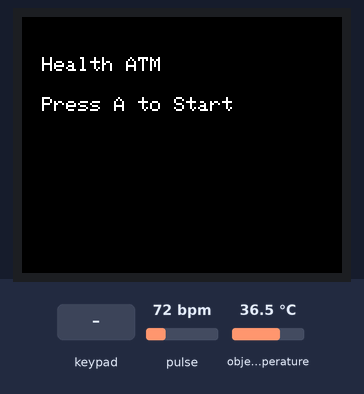
Bench run of a sketch on a simulated Arduino Uno, built with avr-gcc and run on an emulated ATmega328P. On the bench: 160×128 colour display. Inputs (shaded band) come from the test bench; at power-on: pulse 72 bpm, object temperature 36.5 °C. Random numbers use the default seed unless the sketch sets one; what the sketch prints to the serial monitor is not drawn.

Above: at 1.4 s.
1.5 s: key 'A' pressed
At 2.4 s:
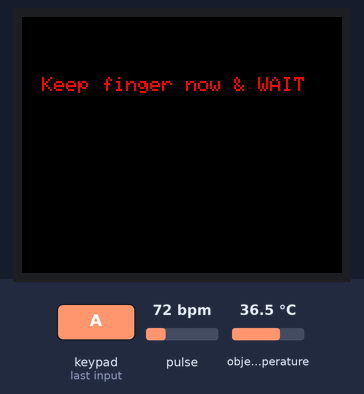
At 4.8 s:
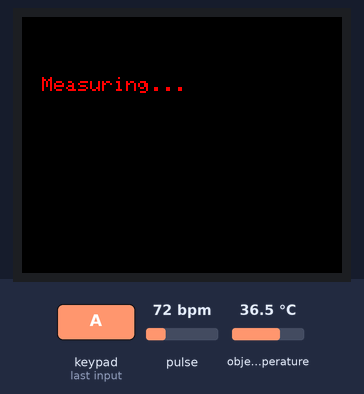
Timing chart, 0 to 6.3 s (numbered marks = the images above; inputs shaded):
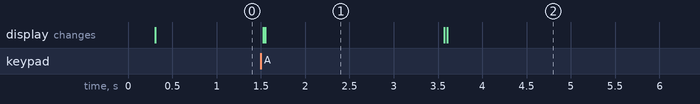

Measured:
- after the input at 1.5 s, the display: first changes at once (image 1 shows a later state)
- what the display in image 1 shows lasts 2.1 s, from 1.5 s to 3.6 s

The sketch:

indiservo.ino
```cpp
#include <Wire.h>
#include <Adafruit_GFX.h>
#include <Adafruit_ST7735.h>  // TFT Display
#include <SPI.h>
#include "MAX30105.h"         // MAX30102 Sensor
#include <Adafruit_MLX90614.h> // MLX90614 Temp Sensor
#include <Keypad.h>
#include <Adafruit_PWMServoDriver.h> // PCA9685 Servo Driver

// TFT Display Pins
#define TFT_CS    10
#define TFT_DC    9
#define TFT_RST   8

Adafruit_ST7735 tft = Adafruit_ST7735(TFT_CS, TFT_DC, TFT_RST);
MAX30105 particleSensor;
Adafruit_MLX90614 mlx = Adafruit_MLX90614();
Adafruit_PWMServoDriver pwm = Adafruit_PWMServoDriver(0x40); // PCA9685 at default I2C address

// Keypad Setup (Corrected Pins)
const byte ROWS = 4;
const byte COLS = 4;

char keys[ROWS][COLS] = {
  {'1', '2', '3', 'A'},
  {'4', '5', '6', 'B'},
  {'7', '8', '9', 'C'},
  {'*', '0', '#', 'D'}
};

// Updated Row & Column Pins
byte rowPins[ROWS] = {6, 7, A0, A1};  // Row Pins
byte colPins[COLS] = {2, 3, 4, 5};    // Column Pins

Keypad keypad = Keypad(makeKeymap(keys), rowPins, colPins, ROWS, COLS);

// Medicine Menu
const char* medicines[] = {"Ibuprofen", "Paracetamol", "Vitamin C"};
int selectedIndex = 0;  // Track selected item

enum State { WELCOME, PLACE_FINGER, MEASURE, SHOW_RESULTS, MEDICINE_MENU, DISPENSING, DISPENSED };
State currentState = WELCOME;

float bpm = 0, spo2 = 0, tempF = 0;
unsigned long startTime = 0;

// Servo channels assigned to medicines
#define IBUPROFEN_SERVO 2
#define PARACETAMOL_SERVO 4
#define VITAMIN_C_SERVO 5


// Servo movement range
#define SERVO_MIN 100
#define SERVO_MAX 500

void setup() {
  Serial.begin(9600);
  Wire.begin();
  pwm.begin();
  pwm.setPWMFreq(50);  // 50Hz for servos

  // Initialize TFT Display
  pinMode(TFT_RST, OUTPUT);
  digitalWrite(TFT_RST, LOW);
  delay(50);
  digitalWrite(TFT_RST, HIGH);
  delay(50);

  tft.initR(INITR_BLACKTAB);
  tft.setRotation(1);  // Set Landscape Mode
  tft.fillScreen(ST77XX_BLACK);
  tft.setTextColor(ST77XX_WHITE);
  tft.setTextSize(1);  // Smaller text size

  mlx.begin();

  if (!particleSensor.begin(Wire, I2C_SPEED_STANDARD)) {
    Serial.println("MAX30102 not found!");
  }
  particleSensor.setup();

  Serial.println("Health ATM Ready!");
  showWelcomeScreen();
}

void loop() {
  char key = keypad.getKey();

  switch (currentState) {
    case WELCOME:
      if (key == 'A') {
        showPlaceFingerScreen();
        currentState = PLACE_FINGER;
      }
      break;

    case PLACE_FINGER:
      if (fingerDetected()) {
        showMeasuringScreen();
        startTime = millis();
        currentState = MEASURE;
      } else {
        showErrorScreen();
      }
      break;

    case MEASURE:
      if (millis() - startTime < 10000) {
        takeMeasurements();
      } else {
        showResultsScreen();
        currentState = SHOW_RESULTS;
      }
      break;

    case SHOW_RESULTS:
      if (key == 'B') {
        currentState = MEDICINE_MENU;
        showMedicineMenu();
      }
      break;

    case MEDICINE_MENU:
      if (key == '2' && selectedIndex > 0) {  // Up
        selectedIndex--;
        showMedicineMenu();
      }
      if (key == '8' && selectedIndex < 3) {  // Down
        selectedIndex++;
        showMedicineMenu();
      }
      if (key == 'C') {
        dispenseMedicine();
      }
      if (key == 'D') {
        currentState = SHOW_RESULTS;
        showResultsScreen();
      }
      break;

    case DISPENSED:
      if (key == '#') {
        currentState = WELCOME;
        showWelcomeScreen();
      }
      break;
  }
}

// Function to check if finger is placed
bool fingerDetected() {
  return particleSensor.check() && particleSensor.getIR() > 50000;
}

// Function to take BPM, SpO2, and Temperature readings
void takeMeasurements() {
  if (fingerDetected()) {
    bpm = random(60, 100);  // Placeholder for actual BPM calculation
    spo2 = random(95, 99);  // Placeholder value
    tempF = mlx.readObjectTempF();
  } else {
    showErrorScreen();
  }
}

// Function to dispense medicine using the correct servo
void dispenseMedicine() {
  tft.fillScreen(ST77XX_BLACK);
  tft.setCursor(10, 30);
  tft.print("Dispensing ");
  tft.println(medicines[selectedIndex]);

  int servoChannel;

  switch (selectedIndex) {
    case 0: servoChannel = IBUPROFEN_SERVO; break;
    case 1: servoChannel = PARACETAMOL_SERVO; break;
    case 2: servoChannel = VITAMIN_C_SERVO; break;
  }

  // Rotate the corresponding servo
  pwm.setPWM(servoChannel, 0, SERVO_MAX);  // Move to dispense position
  delay(300);
  pwm.setPWM(servoChannel, 0, SERVO_MIN);  // Move back
  delay(300);

  showDispensedScreen();
}

// Screen Functions
void showWelcomeScreen() {
  tft.fillScreen(ST77XX_BLACK);
  tft.setCursor(10, 20);
  tft.println("Health ATM");
  tft.setCursor(10, 40);
  tft.println("Press A to Start");
}

void showPlaceFingerScreen() {
  tft.fillScreen(ST77XX_BLACK);
  tft.setCursor(10, 30);
  tft.println("Place Finger");
}

void showMeasuringScreen() {
  tft.fillScreen(ST77XX_BLACK);
  tft.setCursor(10, 30);
  tft.println("Measuring...");
}

void showResultsScreen() {
  tft.fillScreen(ST77XX_BLACK);
  tft.setCursor(10, 10);
  tft.println("Results:");
  tft.setCursor(10, 30);
  tft.print("BPM: "); tft.println(bpm);
  tft.setCursor(10, 50);
  tft.print("SpO2: "); tft.println(spo2);
  tft.setCursor(10, 70);
  tft.print("Temp: "); tft.print(tempF); tft.println("F");
  tft.setCursor(10, 100);
  tft.println("Press B for Meds");
}

void showMedicineMenu() {
  tft.fillScreen(ST77XX_BLACK);
  tft.setCursor(10, 10);
  tft.println("Select Medicine:");

  for (int i = 0; i < 4; i++) {
    tft.setCursor(20, 30 + (i * 15));
    if (i == selectedIndex) {
      tft.print("> ");
    } else {
      tft.print("  ");
    }
    tft.println(medicines[i]);
  }
}

void showDispensedScreen() {
  tft.fillScreen(ST77XX_BLACK);
  tft.setCursor(10, 30);
  tft.println("Dispensed!");
  tft.setCursor(10, 50);
  tft.println("Press # to return");
  currentState = DISPENSED;
}

void showErrorScreen() {
  tft.fillScreen(ST77XX_BLACK);
  tft.setCursor(10, 30);
  tft.setTextColor(ST77XX_RED);
  tft.println("Keep finger now & WAIT");
  delay(2000);
  showPlaceFingerScreen();
}
```
